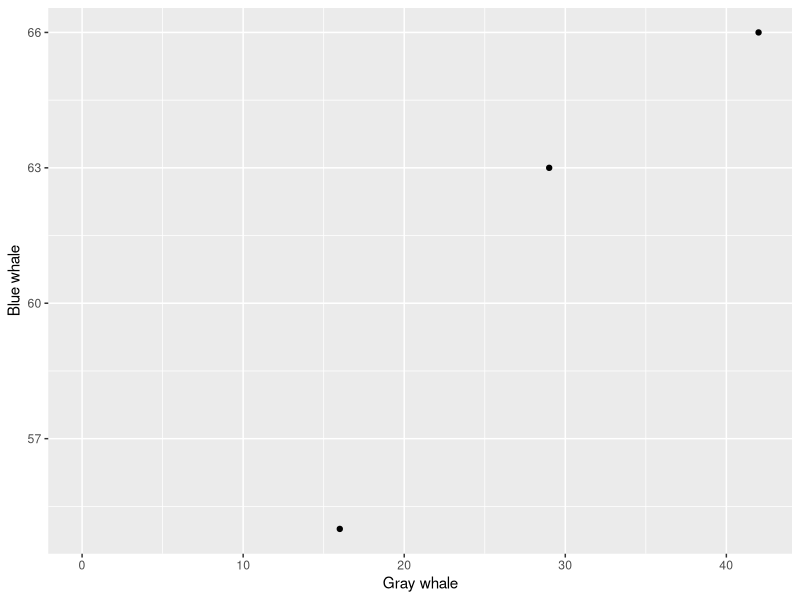
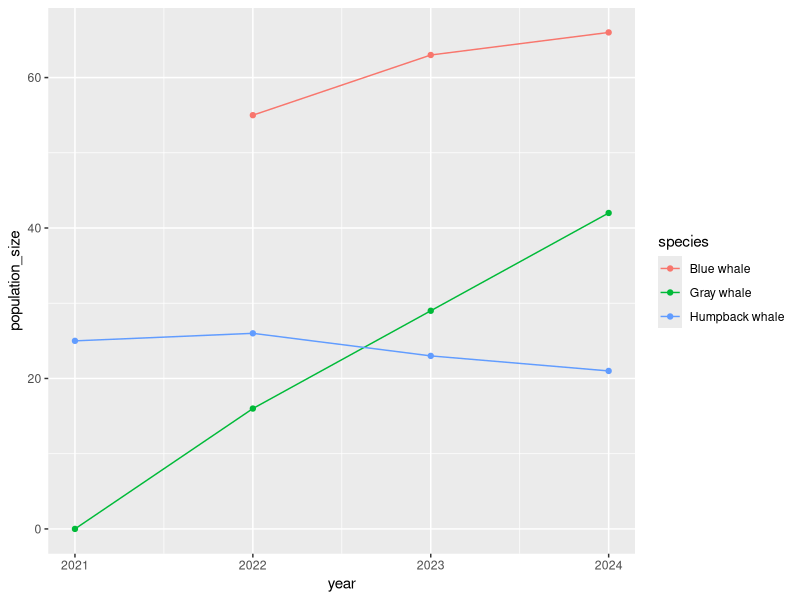

Write R code to recreate these figures, in order.
## ---- chunk 1
#Reading in our library
library(tidyverse)
library(here)
## ---- chunk 2
# Read in the data
whale_popn_wide <- read_csv(here("data/whale_popn_wide.csv"))

# Take a look at it
whale_popn_wide

## Weird `` column examples:
# Ex. Fetch the data within one column
whale_popn_wide$`Gray whale`

# Ex. Plot Gray whale abundance vs Blue whale abundance
whale_popn_wide %>% 
  ggplot(aes(x = `Gray whale`,
             y = `Blue whale`)) +
  geom_point()

#Separating columns
whale_popn_wide.sep <- whale_popn_wide %>% 
  # Separate the site_year column
  separate(col = site_year,
           # Separate into two columns in this case
           into = c("site", "year"),
           # Separate by the "_"
           sep = "_"
  )

# Now look at the data
whale_popn_wide.sep

#Making year a numeric column 
whale_popn_wide.sep <- whale_popn_wide %>% 
  # Separate the site_year column
  separate(col = site_year,
           # Separate into two columns in this case
           into = c("site", "year"),
           # Separate by the "_"
           sep = "_"
  ) %>% 
  # Run the year column through the as.numeric() function and re-store that as year
  mutate(year = as.numeric(year))

# Now look at the data
whale_popn_wide.sep

#Another method for separating columns
whale_popn_wide %>% 
  # Separate the site_year column
  separate(col = site_year,
           # Separate into two columns in this case
           into = c("site", "year"),
           # Separate by the "_"
           sep = 4
  )

#Practicing unite function

whale_popn_wide.sep %>% 
  # Unite the site and year columns back into site_year
  unite(col = site_year, # New col name is going to be site_year again
        # Add in the existing columns that we want to unite together
        site, year,
        # Separate by a comma and space this time ", "
        sep = ", "
  )

#Using pivot to turn into long format function

# Pivot to long format
whale_long <- whale_popn_wide.sep %>% 
  # Take the columns we want to pivot
  pivot_longer(cols = c(`Gray whale`, `Humpback whale`, `Blue whale`),
               # Put the column names into a column called "species"
               names_to = "species",
               # Put the cell values into a column called "population_size"
               values_to = "population_size")
# Check out the data
whale_long

#Pivoting using the column number

whale_popn_wide.sep %>% 
  pivot_longer(cols = c(4:6), # c(4:6) creates a vector of the numbers 4 through 6, aka 4, 5, 6
               names_to = "species",
               values_to = "population_size")

#Choosing columns not to pivot

# Pivot to long format
whale_popn_wide.sep %>% 
  # Specify the columns we DON'T want to pivot
  pivot_longer(cols = -c(site, year, annual_temp),
               # Put the column names into a column called "species"
               names_to = "species",
               # Put the cell values into a column called "population_size"
               values_to = "population_size")

# Or:

whale_popn_wide.sep %>% 
  # Specify we DON'T want to pivot columns 1 through 3
  pivot_longer(cols = -c(1:3), # c(1:3) creates a vector of the numbers 1 through 3, aka 1,2,3
               names_to = "species",
               values_to = "population_size")

#Now let's graph this data 

whale_long %>% 
  ggplot(aes(x = year, y = population_size, color = species)) +
  geom_point() +
  geom_line()

## ---- chunk 3
#Practicing pivot_wider function 

whale_long %>%
  pivot_wider(names_from = species,
              values_from = population_size)
## ---- chunk 4
whale_long %>% arrange(species, year)

#Grouping and summarizing data by species 
whale_long %>% 
  group_by(species)

#Sumarizing our grouped data

whale_long %>% 
  group_by(species) %>% 
  summarize(mean_pop = mean(population_size))

#Removing NA's in the mean calculation

whale_long %>% 
  group_by(species) %>% 
  summarize(mean_pop = mean(population_size, na.rm = TRUE))

#Calculating standard deviation

whale_long %>% 
  group_by(species) %>% 
  summarize(mean_pop = mean(population_size, na.rm = TRUE),
            sd_pop = sd(population_size, na.rm = TRUE))

## ---- chunk 5
US_energy.wide <- read_csv("data/US_energy.wide.csv")
